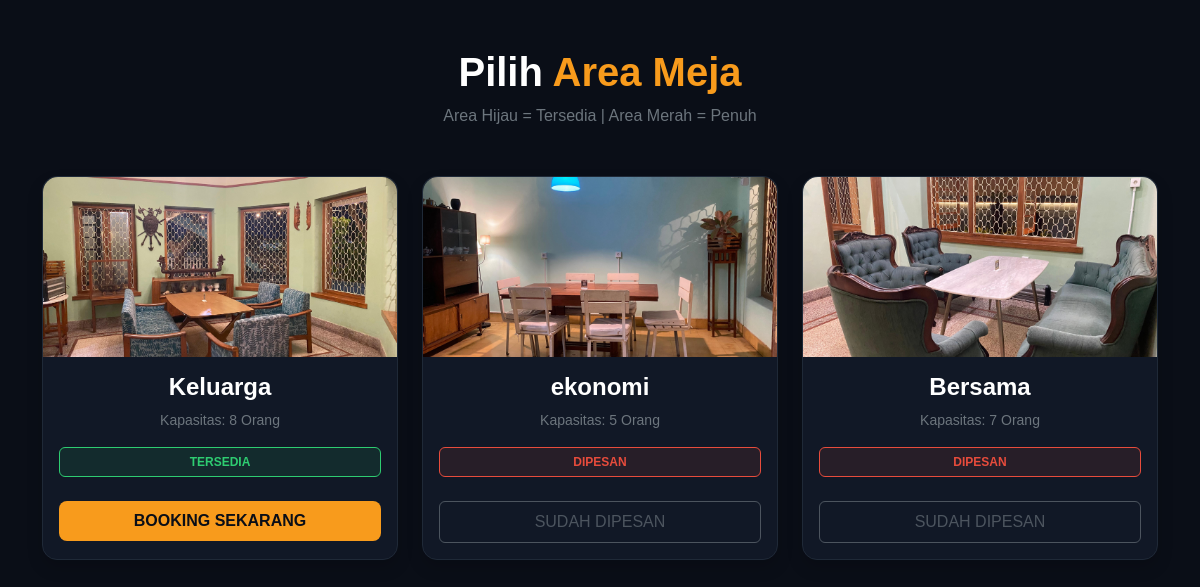
Screenshot of /reservasi/detail.php with the database file from the repository.
### tables this page shows
CREATE TABLE `room` (
  `id_room` int(11) NOT NULL,
  `id_admin` int(11) DEFAULT NULL,
  `nama_area` varchar(250) NOT NULL,
  `kapasitas` varchar(100) NOT NULL,
  `gambar` varchar(100) NOT NULL,
  `status` varchar(100) NOT NULL
);

### reservasi/detail.php (the view, shortened to what this page needs)
<?php
include "../config/koneksi.php";
$query = mysqli_query($conn, "SELECT * FROM room");
?>
<!DOCTYPE html>
<html lang="id">
<head>
    <link href="https://cdn.jsdelivr.net/npm/bootstrap@5.3.0/dist/css/bootstrap.min.css" rel="stylesheet">
    <link rel="stylesheet" href="https://cdnjs.cloudflare.com/ajax/libs/font-awesome/6.4.0/css/all.min.css">
</head>
<body>
<div class="container py-5">
    <div class="text-center mb-5">
        <h1 class="fw-bold">Pilih <span style="color: #f89b1c;">Area Meja</span></h1>
        <p class="text-secondary">Area Hijau = Tersedia | Area Merah = Penuh</p>
    </div>
    <div class="row g-4">
        <?php while($row = mysqli_fetch_assoc($query)):
            $is_available = (strtolower($row['status']) == 'tersedia');
            $class_warna = $is_available ? 'status-hijau' : 'status-merah';
        ?>
        <div class="col-md-4">
            <div class="card card-room h-100 shadow">
                <img src="../assets/img/room/<?= $row['gambar']; ?>" class="card-img-top img-room" alt="Room Image">
                <div class="card-body text-center">
                    <h4 class="fw-bold mb-2 text-white"><?= $row['nama_area']; ?></h4>
                    <p class="small text-secondary mb-3">Kapasitas: <?= $row['kapasitas']; ?> Orang</p>
                    <div class="badge <?= $class_warna; ?> py-2 px-3 mb-4 w-100">
                        <?= strtoupper($row['status']); ?>
                    </div>
                    <?php if ($is_available): ?>
                        <a href="room.php?id_room=<?= $row['id_room']; ?>" class="btn btn-booking py-2">BOOKING SEKARANG</a>
                    <?php else: ?>
                        <button class="btn btn-outline-secondary w-100 py-2" disabled>SUDAH DIPESAN</button>
                    <?php endif; ?>
                </div>
            </div>
        </div>
        <?php endwhile; ?>
    </div>
</div>
</body>
</html>

### reservasi/detail.php (style rules this page uses)
body { background-color: #0a0e17; color: white; font-family: 'Poppins', sans-serif; }
.card-room { background: #111826; border: 1px solid #1f2937; border-radius: 15px; transition: 0.3s; }
.status-hijau { color: #2ecc71; border: 1px solid #2ecc71; background: rgba(46, 204, 113, 0.1); }
.status-merah { color: #e74c3c; border: 1px solid #e74c3c; background: rgba(231, 76, 60, 0.1); }
.img-room { height: 180px; object-fit: cover; border-radius: 15px 15px 0 0; }
.btn-booking { background-color: #f89b1c; color: #0a0e17; font-weight: 700; border: none; text-decoration: none; display: block; width: 100%; text-align: center; border-radius: 8px; }

### rows the page displays
room: gambar (picture), nama_area "Keluarga", kapasitas "8", status "TERSEDIA"
room: gambar (picture), nama_area "ekonomi", kapasitas "5", status "DIPESAN", shows "SUDAH DIPESAN"
room: gambar (picture), nama_area "Bersama", kapasitas "7", status "DIPESAN", shows "SUDAH DIPESAN"
